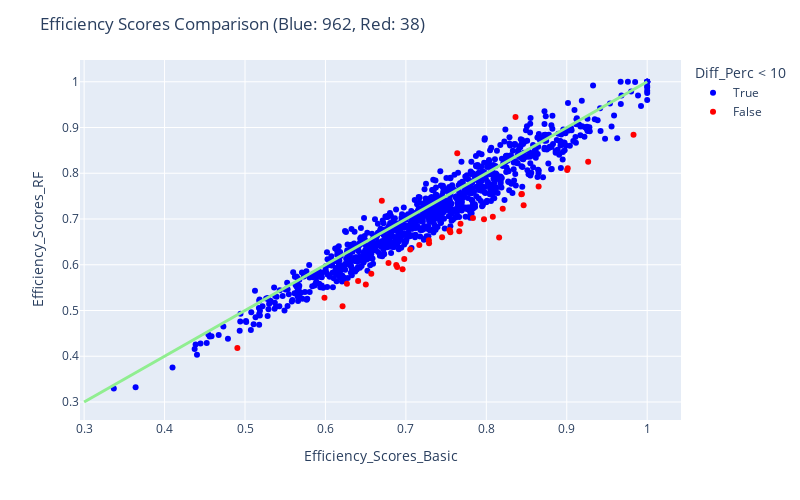

The cell this chart's notebook holds for it:
### Code cell
fig = px.scatter(res_rf, x="Efficiency_Scores_Basic", y="Efficiency_Scores_RF", color = "Diff_Perc < 10", color_discrete_map= {True:"blue", False: "red"},
                 hover_data=["Efficiency_Scores_Basic", "Efficiency_Scores_RF", "Diff_Perc"] + [res_rf.index])


fig.add_traces(
    list(px.line(x = np.linspace(0.3, 1, num=2), y = np.linspace(0.3, 1, num=2)).select_traces())
)

fig.update_traces(line_color='lightgreen', line_width=3)

fig.update_layout(
    autosize=False,
    width=800,
    height=500,
    title_text=f"Efficiency Scores Comparison (Blue: {blue}, Red: {red})",
)

fig.show()

### Figure 1 — Plotly figure (JSON) as saved in the notebook; plotly's stock layout.template omitted (floating-point values rounded to 4 significant figures; data arrays with more than 128 entries replaced by an {"elided": "..."} marker saying what was removed)
{"data": [{"customdata": {"elided": "962x2 mixed values"}, "hovertemplate": "Diff_Perc < 10=True<br>Efficiency_Scores_Basic=%{x}<br>Efficiency_Scores_RF=%{y}<br>Diff_Perc=%{customdata[0]}<br>index=%{customdata[1]}<extra></extra>", "legendgroup": "True", "line": {"color": "lightgreen", "width": 3}, "marker": {"color": "blue", "symbol": "circle"}, "mode": "markers", "name": "True", "orientation": "v", "showlegend": true, "type": "scatter", "x": {"elided": "962 float values"}, "xaxis": "x", "y": {"elided": "962 float values"}, "yaxis": "y"}, {"customdata": [[11.87, "DMU 0023"], [10.23, "DMU 0083"], [11.23, "DMU 0086"], [-10.4, "DMU 0119"], [-10.45, "DMU 0125"], [10.59, "DMU 0130"], [13.73, "DMU 0135"], [10.96, "DMU 0141"], [11.84, "DMU 0166"], [11.96, "DMU 0171"], [10.04, "DMU 0267"], [10.88, "DMU 0363"], [10.63, "DMU 0366"], [19.16, "DMU 0387"], [12.26, "DMU 0390"], [11.16, "DMU 0450"], [10.33, "DMU 0493"], [10.97, "DMU 0503"], [18.06, "DMU 0507"], [10.26, "DMU 0514"], [10.38, "DMU 0548"], [10.38, "DMU 0552"], [10.19, "DMU 0568"], [12.9, "DMU 0574"], [-10.34, "DMU 0598"], [10.9, "DMU 0603"], [13.65, "DMU 0663"], [12.28, "DMU 0668"], [14.39, "DMU 0752"], [15.22, "DMU 0758"], [10.05, "DMU 0759"], [11.68, "DMU 0765"], [10.47, "DMU 0766"], [11.38, "DMU 0769"], [12.75, "DMU 0788"], [12.16, "DMU 0844"], [10.57, "DMU 0876"], [14.73, "DMU 0952"]], "hovertemplate": "Diff_Perc < 10=False<br>Efficiency_Scores_Basic=%{x}<br>Efficiency_Scores_RF=%{y}<br>Diff_Perc=%{customdata[0]}<br>index=%{customdata[1]}<extra></extra>", "legendgroup": "False", "line": {"color": "lightgreen", "width": 3}, "marker": {"color": "red", "symbol": "circle"}, "mode": "markers", "name": "False", "orientation": "v", "showlegend": true, "type": "scatter", "x": [0.6406, 0.7054, 0.7288, 0.6701, 0.7639, 0.7548, 0.8464, 0.6784, 0.5988, 0.8204, 0.983, 0.865, 0.8436, 0.8159, 0.698, 0.7553, 0.7286, 0.9266, 0.6213, 0.7167, 0.7834, 0.9005, 0.7679, 0.688, 0.8363, 0.6267, 0.6892, 0.7971, 0.6502, 0.6959, 0.9012, 0.657, 0.7541, 0.745, 0.8081, 0.7664, 0.8442, 0.4905], "xaxis": "x", "y": [0.5646, 0.6332, 0.6469, 0.7398, 0.8437, 0.6749, 0.7302, 0.604, 0.5279, 0.7223, 0.8843, 0.7708, 0.7539, 0.6596, 0.6125, 0.671, 0.6533, 0.8249, 0.5091, 0.6431, 0.7022, 0.807, 0.6896, 0.5993, 0.9228, 0.5583, 0.5952, 0.6992, 0.5566, 0.59, 0.8107, 0.5803, 0.6752, 0.6602, 0.705, 0.6732, 0.7549, 0.4182], "yaxis": "y"}, {"hovertemplate": "x=%{x}<br>y=%{y}<extra></extra>", "legendgroup": "", "line": {"color": "lightgreen", "dash": "solid", "width": 3}, "marker": {"symbol": "circle"}, "mode": "lines", "name": "", "orientation": "v", "showlegend": false, "type": "scatter", "x": [0.3, 1], "xaxis": "x", "y": [0.3, 1], "yaxis": "y"}], "layout": {"autosize": false, "height": 500, "legend": {"title": {"text": "Diff_Perc < 10"}, "tracegroupgap": 0}, "margin": {"t": 60}, "title": {"text": "Efficiency Scores Comparison (Blue: 962, Red: 38)"}, "width": 800, "xaxis": {"anchor": "y", "autorange": true, "domain": [0, 1], "range": [0.2948, 1.042], "title": {"text": "Efficiency_Scores_Basic"}, "type": "linear"}, "yaxis": {"anchor": "x", "autorange": true, "domain": [0, 1], "range": [0.2607, 1.048], "title": {"text": "Efficiency_Scores_RF"}, "type": "linear"}}}
